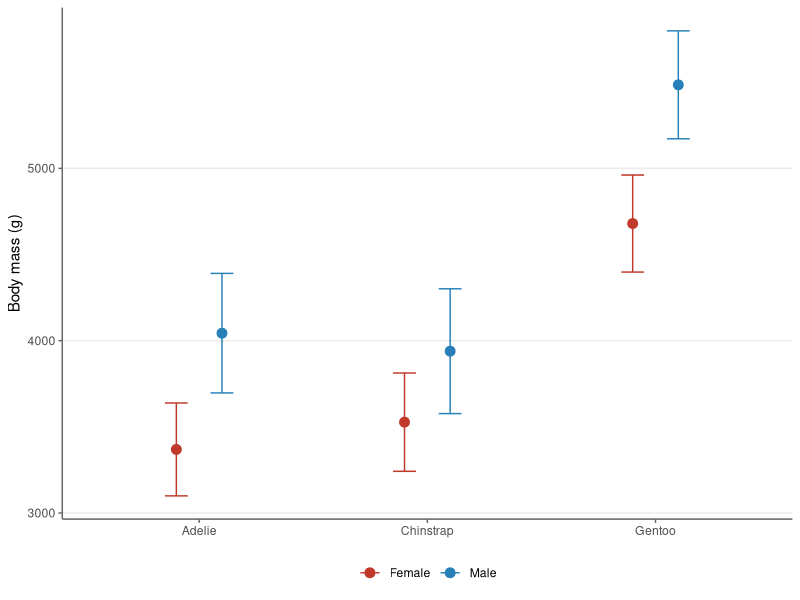
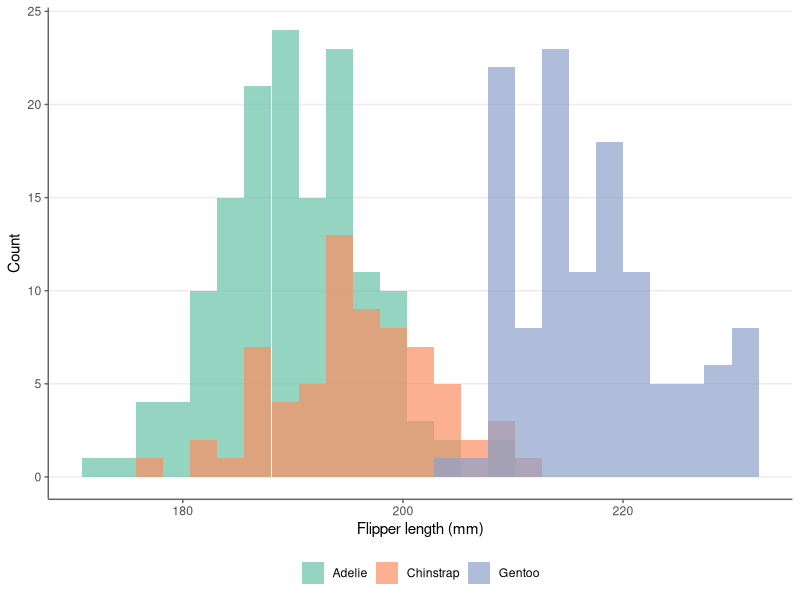
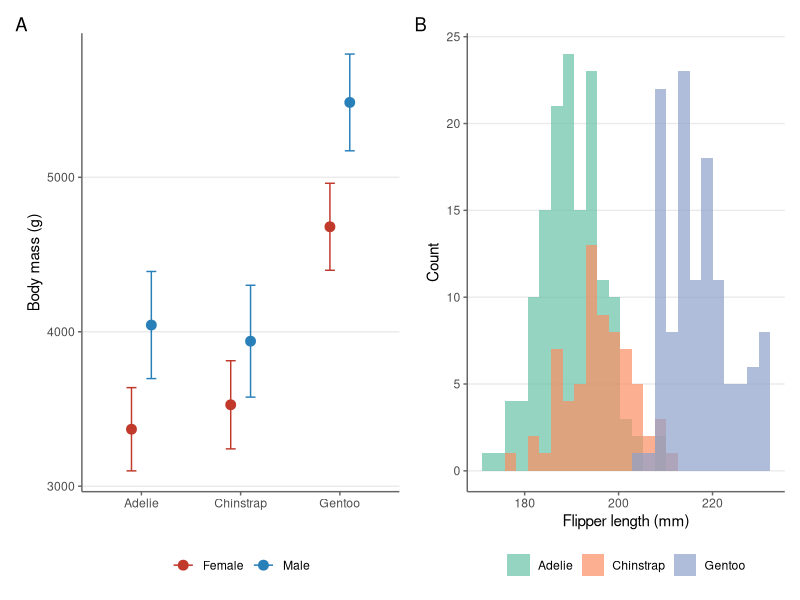

Reproduce these figures in R, in order.
## ---- chunk 1
#| output: false
library(tidyverse)
library(patchwork)
## ---- chunk 2
#| output: false
df_clean <- palmerpenguins::penguins |>
  filter(!is.na(sex)) |>
  mutate(
    sex     = factor(sex, labels = c("Female", "Male")),
    species = factor(species)
  )
## ---- chunk 3
theme_pub <- function(base_size = 11) {
  theme_classic(base_size = base_size) +
    theme(
      strip.background  = element_blank(),
      strip.text        = element_text(face = "bold"),
      legend.position   = "bottom",
      legend.title      = element_blank(),
      axis.line         = element_line(colour = "grey40"),
      axis.ticks        = element_line(colour = "grey40"),
      panel.grid.major.y = element_line(colour = "grey92")
    )
}

theme_set(theme_pub())
## ---- chunk 4
#| fig-cap: "Mean body mass (±1 SD) by species and sex."
#| label: fig-mass

df_clean |>
  filter(!is.na(body_mass_g)) |>
  group_by(species, sex) |>
  summarise(
    mean_mass = mean(body_mass_g),
    sd_mass   = sd(body_mass_g),
    .groups   = "drop"
  ) |>
  ggplot(aes(x = species, y = mean_mass, colour = sex, group = sex)) +
  geom_point(position = position_dodge(0.4), size = 3) +
  geom_errorbar(
    aes(ymin = mean_mass - sd_mass, ymax = mean_mass + sd_mass),
    width = 0.2,
    position = position_dodge(0.4)
  ) +
  scale_colour_manual(values = c("Female" = "#C0392B", "Male" = "#2980B9")) +
  labs(x = NULL, y = "Body mass (g)")
## ---- chunk 5
#| fig-cap: "Flipper length distributions by species."
#| label: fig-flipper

ggplot(df_clean, aes(x = flipper_length_mm, fill = species)) +
  geom_histogram(bins = 25, alpha = 0.7, position = "identity") +
  scale_fill_brewer(palette = "Set2") +
  labs(x = "Flipper length (mm)", y = "Count")
## ---- chunk 6
#| fig-cap: "Combined figure: mass by group (A) and flipper distribution (B)."
#| label: fig-combined
#| fig-width: 10
#| fig-height: 4

p1 <- df_clean |>
  filter(!is.na(body_mass_g)) |>
  group_by(species, sex) |>
  summarise(mean_mass = mean(body_mass_g), sd_mass = sd(body_mass_g), .groups = "drop") |>
  ggplot(aes(x = species, y = mean_mass, colour = sex, group = sex)) +
  geom_point(position = position_dodge(0.4), size = 3) +
  geom_errorbar(
    aes(ymin = mean_mass - sd_mass, ymax = mean_mass + sd_mass),
    width = 0.2, position = position_dodge(0.4)
  ) +
  scale_colour_manual(values = c("Female" = "#C0392B", "Male" = "#2980B9")) +
  labs(x = NULL, y = "Body mass (g)")

p2 <- ggplot(df_clean, aes(x = flipper_length_mm, fill = species)) +
  geom_histogram(bins = 25, alpha = 0.7, position = "identity") +
  scale_fill_brewer(palette = "Set2") +
  labs(x = "Flipper length (mm)", y = "Count")

(p1 | p2) + plot_annotation(tag_levels = "A")
